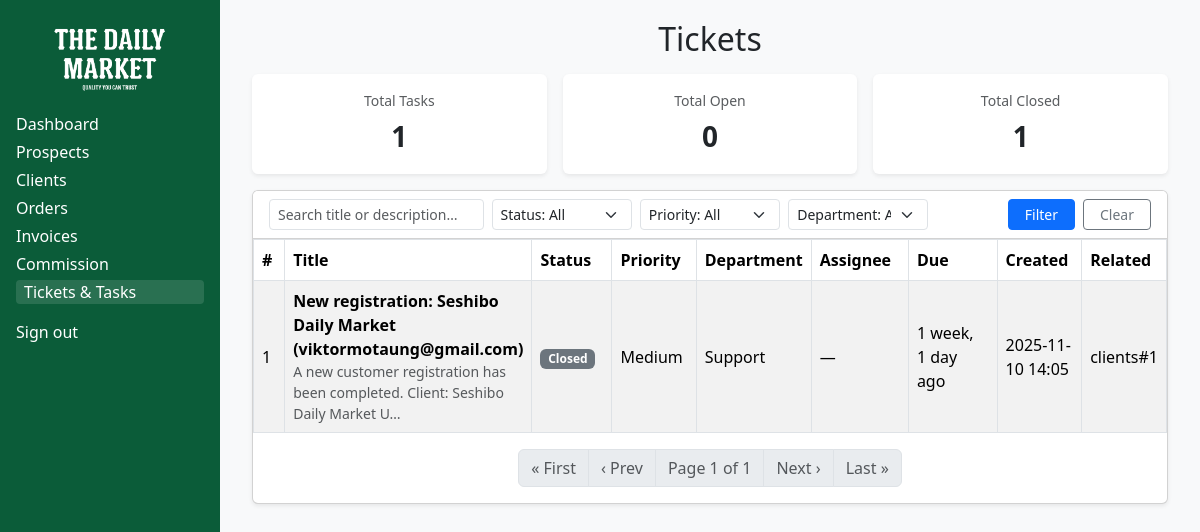
/portal/staff/sales/tickets/ (signed in), run on the app's committed database.
### tasks/models.py (models this page shows, shortened)
class Task(models.Model):
    class Status(models.TextChoices):
        PENDING = "PENDING", "Pending"
        OPEN = "OPEN", "Open"
        CLOSED = "Closed", "Closed"
    class Priority(models.TextChoices):
        LOW = "LOW", "Low"
        MEDIUM = "MEDIUM", "Medium"
        HIGH = "HIGH", "High"
        URGENT = "URGENT", "Urgent"
    class Department(models.TextChoices):
        SUPPORT = "SUPPORT", "Support"
        ACCOUNTS = "ACCOUNTS", "Accounts"
        SALES = "SALES", "Sales"
        COMPLIANCE = "COMPLIANCE", "Compliance"
        PRODUCT = "PRODUCT", "Product"
        OPERATIONS = "OPERATIONS", "Operations"
    title = models.CharField(max_length=160, db_index=True)
    description = models.TextField(blank=True)
    status = models.CharField(
        max_length=20, choices=Status.choices, default=Status.PENDING, db_index=True
    )
    priority = models.CharField(
        max_length=10, choices=Priority.choices, default=Priority.MEDIUM, db_index=True
    )
    department = models.CharField(
        max_length=20, choices=Department.choices, default=Department.SUPPORT, db_index=True
    )
    created_by = models.ForeignKey(
        User, on_delete=models.SET_NULL, null=True, related_name="tasks_created"
    )
    assigned_to = models.ForeignKey(
        User, on_delete=models.SET_NULL, null=True, blank=True, related_name="tasks_assigned"
    )
    due_at = models.DateTimeField(null=True, blank=True, db_index=True)
    completed_at = models.DateTimeField(null=True, blank=True)
    content_type = models.ForeignKey(
        ContentType, on_delete=models.SET_NULL, null=True, blank=True
    )
    object_id = models.PositiveIntegerField(null=True, blank=True)
    related_object = GenericForeignKey("content_type", "object_id")
    created_at = models.DateTimeField(auto_now_add=True, db_index=True)
    updated_at = models.DateTimeField(auto_now=True)
    class Meta:
        ordering = ["-created_at"]
        indexes = [
            models.Index(fields=["status", "priority"]),
            models.Index(fields=["department"]),
            models.Index(fields=["due_at"]),
            models.Index(fields=["assigned_to", "status"]),
        ]
    @property
    def is_overdue(self) -> bool:
        return bool(
            self.due_at
            and self.status in (self.Status.PENDING, self.Status.OPEN)
            and self.due_at < timezone.now()
        )

### sales/views.py (the view)
# urls.py: path("tickets/", views.tickets, name="sales-tickets"),
@login_required
def tickets(request):
    qs = Task.objects.select_related("assigned_to", "content_type")
    q = (request.GET.get("q") or "").strip()
    status = (request.GET.get("status") or "").strip()
    priority = (request.GET.get("priority") or "").strip()
    department = (request.GET.get("department") or "").strip()
    mine = request.GET.get("mine") == "1"
    period = (request.GET.get("period") or "").strip()
    due_from = (request.GET.get("due_from") or "").strip()
    due_to = (request.GET.get("due_to") or "").strip()
    if q:
        qs = qs.filter(Q(title__icontains=q) | Q(description__icontains=q))
    if status:
        qs = qs.filter(status=status)
    if priority:
        qs = qs.filter(priority=priority)
    if department:
        qs = qs.filter(department=department)
    if mine:
        qs = qs.filter(assigned_to=request.user)
    if period.isdigit() and int(period) in (7, 14, 30, 60):
        qs = qs.filter(created_at__gte=timezone.now() - timedelta(days=int(period)))
    if due_from:
        start_from, _ = _parse_date_local(due_from)
        if start_from:
            qs = qs.filter(due_at__gte=start_from)
    if due_to:
        _, end_to = _parse_date_local(due_to)
        if end_to:
            qs = qs.filter(due_at__lte=end_to)
    allowed_order = {
        "created_at", "-created_at",
        "due_at", "-due_at",
        "priority", "-priority",
        "status", "-status",
        "department", "-department",
        "title", "-title",
    }
    order = request.GET.get("order") or "-created_at"
    if order not in allowed_order:
        order = "-created_at"
    qs = qs.order_by(order)
    now = timezone.now()
    base = Task.objects.all()
    stats = {
        "total": base.count(),
        "mine": base.filter(assigned_to=request.user).count(),
        "open": base.filter(status__in=[Task.Status.PENDING, Task.Status.OPEN]).count(),
        "closed": base.filter(status=Task.Status.CLOSED).count(),
        "overdue": base.filter(
            due_at__lt=now,
            status__in=[Task.Status.PENDING, Task.Status.OPEN],
        ).count(),
        "by_status": dict(base.values_list("status").annotate(c=Count("id"))),
        "by_department": dict(base.values_list("department").annotate(c=Count("id"))),
    }
    per_page_qs = request.GET.get("per_page")
    try:
        per_page = max(1, min(int(per_page_qs or 25), 200))
    except Exception:
        per_page = 25
    paginator = Paginator(qs, per_page)
    page_number = request.GET.get("page") or 1
    page_obj = paginator.get_page(page_number)
    success_message = request.GET.get("ok") or ""
    error_message = request.GET.get("err") or ""
    ctx = {
        "page_obj": page_obj,
        "object_list": page_obj.object_list,
        "stats": stats,
        "filters": {
            "q": q,
            "status": status,
            "priority": priority,
            "department": department,
            "mine": mine,
            "period": period,
            "due_from": due_from,
            "due_to": due_to,
            "order": order,
            "per_page": per_page,
        },
        "choices": {
            "status": Task.Status.choices,
            "priority": Task.Priority.choices,
            "department": Task.Department.choices,
        },
        "ui": {
            "period_options": [7, 14, 30, 60],
            "order_options": [
                "created_at", "-created_at",
                "due_at", "-due_at",
                "priority", "-priority",
                "status", "-status",
                "department", "-department",
                "title", "-title",
            ],
            "per_page_options": [10, 25, 50, 100, 200],
        },
        "success_message": success_message,
        "error_message": error_message,
    }
    return render(request, "tickets/tickets.html", ctx)

### sales/templates/tickets/tickets.html (shortened to what this page needs)
{% load static humanize %}
<!DOCTYPE html>
<html lang="en">
<head>
  <link href="https://cdn.jsdelivr.net/npm/bootstrap@5.3.3/dist/css/bootstrap.min.css" rel="stylesheet">
</head>
<body>
  <aside class="sidebar-desktop d-none d-lg-block sidebar-skin">
    <div class="text-center mb-3">
      <img src="{% static 'images/logo.png' %}" alt="Seshibo" class="logo-img">
    </div>
    <a href="{% url 'sales:sales-dashboard' %}" class="nav-link {% if request.resolver_match.url_name == 'sales-dashboard' %}active{% endif %}">Dashboard</a>
    <a href="{% url 'sales:sales-prospects' %}" class="nav-link {% if request.resolver_match.url_name == 'sales-prospects' %}active{% endif %}">Prospects</a>
    <a href="{% url 'sales:sales-clients' %}" class="nav-link {% if request.resolver_match.url_name == 'sales-clients' %}active{% endif %}">Clients</a>
    <a href="{% url 'sales:sales-orders' %}" class="nav-link {% if request.resolver_match.url_name == 'sales-orders' %}active{% endif %}">Orders</a>
    <a href="{% url 'sales:sales-invoices' %}" class="nav-link {% if request.resolver_match.url_name == 'sales-invoices' %}active{% endif %}">Invoices</a>
    <a href="{% url 'sales:sales-commission' %}" class="nav-link {% if request.resolver_match.url_name == 'sales-commission' %}active{% endif %}">Commission</a>
    <a href="{% url 'sales:sales-tickets' %}" class="nav-link {% if request.resolver_match.url_name == 'sales-tickets' %}active{% endif %}">Tickets & Tasks</a>
    <div class="mt-3">
      <form action="{% url 'logout' %}" method="post" class="m-0 p-0">
        <button type="submit" class="nav-link w-100 text-start btn btn-link p-0 text-white">Sign out</button>
      </form>
    </div>
  </aside>
  <main class="content">
    <div class="container-fluid">
      <div class="page-header text-center mb-3">
        <h2 class="mb-0">Tickets</h2>
      </div>
      <div class="metrics-wrap my-3">
        <div class="row g-3 justify-content-center">
          <div class="col-12 col-sm-6 col-lg-4">
            <div class="card border-0 shadow-sm text-center h-100">
              <div class="card-body">
                <div class="small text-muted">Total Tasks</div>
                <div class="fs-3 fw-bold mt-1">{{ stats.total|default:0 }}</div>
              </div>
            </div>
          </div>
          <div class="col-12 col-sm-6 col-lg-4">
            <div class="card border-0 shadow-sm text-center h-100">
              <div class="card-body">
                <div class="small text-muted">Total Open</div>
                <div class="fs-3 fw-bold mt-1">{{ stats.open|default:0 }}</div>
              </div>
            </div>
          </div>
          <div class="col-12 col-sm-6 col-lg-4">
            <div class="card border-0 shadow-sm text-center h-100">
              <div class="card-body">
                <div class="small text-muted">Total Closed</div>
                <div class="fs-3 fw-bold mt-1">{{ stats.closed|default:0 }}</div>
              </div>
            </div>
          </div>
        </div>
      </div>
      <div class="card shadow-sm">
        <div class="card-header bg-white py-2">
          <form method="get" class="row g-2 align-items-end">
            <div class="col-lg-3 col-md-6">
              <input type="text" name="q" class="form-control form-control-sm"
                     placeholder="Search title or description…" value="{{ filters.q|default:'' }}">
            </div>
            <div class="col-lg-2 col-md-6">
              <select name="status" class="form-select form-select-sm">
                <option value="">Status: All</option>
              </select>
            </div>
            <div class="col-lg-2 col-md-6">
              <select name="priority" class="form-select form-select-sm">
                <option value="">Priority: All</option>
              </select>
            </div>
            <div class="col-lg-2 col-md-6">
              <select name="department" class="form-select form-select-sm">
                <option value="">Department: All</option>
              </select>
            </div>
            <div class="col-lg-3 col-md-6 d-flex gap-2 justify-content-end">
              <button type="submit" class="btn btn-sm btn-primary px-3">Filter</button>
              <a href="{% url 'sales:sales-tickets' %}" class="btn btn-sm btn-outline-secondary px-3">Clear</a>
            </div>
          </form>
        </div>
        <div class="card-body p-0">
          <div class="table-responsive">
            <table class="table table-striped table-bordered mb-0 align-middle">
              <thead>
                <tr>
                  <th style="width:4%;">#</th>
                  <th style="width:22%;">Title</th>
                  <th style="width:10%;">Status</th>
                  <th style="width:10%;">Priority</th>
                  <th style="width:12%;">Department</th>
                  <th style="width:12%;">Assignee</th>
                  <th style="width:12%;">Due</th>
                  <th style="width:10%;">Created</th>
                  <th style="width:8%;">Related</th>
                </tr>
              </thead>
              <tbody>
                {% if object_list %}
                  {% for t in object_list %}
                    <tr class="clickable-row {% if t.is_overdue %}table-danger{% endif %}" role="button"
                        onclick="window.location.href='{% url 'sales:view-ticket' t.pk %}'">
                      <td>{{ forloop.counter }}</td>
                      <td>
                        <div class="fw-semibold">{{ t.title }}</div>
                        {% if t.description %}<div class="text-muted small">{{ t.description|truncatechars:80 }}</div>{% endif %}
                      </td>
                      <td>
                        <span class="badge
                          {% if t.status == 'OPEN' %}bg-primary
                          {% elif t.status == 'PENDING' %}bg-warning text-dark
                          {% elif t.status == 'CLOSED' %}bg-success
                          {% else %}bg-secondary{% endif %}">
                          {{ t.get_status_display }}
                        </span>
                      </td>
                      <td>{{ t.get_priority_display }}</td>
                      <td>{{ t.get_department_display }}</td>
                      <td>{{ t.assigned_to|default:"—" }}</td>
                      <td>{% if t.due_at %}{{ t.due_at|naturaltime }}{% else %}—{% endif %}</td>
                      <td>{{ t.created_at|date:"Y-m-d H:i" }}</td>
                      <td>{% if t.related_object %}{{ t.content_type.app_label }}#{{ t.object_id }}{% else %}—{% endif %}</td>
                    </tr>
                  {% endfor %}
                {% else %}
                  <tr><td colspan="9" class="text-center text-muted py-3">No tickets found.</td></tr>
                {% endif %}
              </tbody>
            </table>
          </div>
          {% if page_obj %}
            <nav class="mt-3 d-flex justify-content-center">
              <ul class="pagination">
                {% if page_obj.has_previous %}
                  <li class="page-item"><a class="page-link" href="?page=1">« First</a></li>
                  <li class="page-item"><a class="page-link" href="?page={{ page_obj.previous_page_number }}">‹ Prev</a></li>
                {% else %}
                  <li class="page-item disabled"><span class="page-link">« First</span></li>
                  <li class="page-item disabled"><span class="page-link">‹ Prev</span></li>
                {% endif %}
                <li class="page-item disabled"><span class="page-link">Page {{ page_obj.number }} of {{ page_obj.paginator.num_pages }}</span></li>
                {% if page_obj.has_next %}
                  <li class="page-item"><a class="page-link" href="?page={{ page_obj.next_page_number }}">Next ›</a></li>
                  <li class="page-item"><a class="page-link" href="?page={{ page_obj.paginator.num_pages }}">Last »</a></li>
                {% else %}
                  <li class="page-item disabled"><span class="page-link">Next ›</span></li>
                  <li class="page-item disabled"><span class="page-link">Last »</span></li>
                {% endif %}
              </ul>
            </nav>
          {% endif %}
        </div>
      </div>
    </div>
  </main>
</body>
</html>

### sales/templates/tickets/tickets.html (style rules this page uses)
@media (min-width: 992px) { body { display: flex; min-height: 100vh; } }
@media (min-width: 992px) { .sidebar-desktop { width: 220px; min-height: 100vh; flex-shrink: 0; } }
@media (min-width: 992px) { .content { flex: 1; } }
.sidebar-skin { background-color: #0b5c39; color: #fff; padding: 1rem; }
.sidebar-skin .nav-link { color: #fff; margin: .25rem 0; display: block; text-decoration: none; }
.sidebar-skin .nav-link.active, .sidebar-skin .nav-link:hover { background: rgba(255,255,255,0.12); border-radius: 4px; padding-left: 8px; }
.logo-img { max-height: 80px; width: auto; }
.content { background: #f8f9fa; padding: 20px; min-height: 100vh; }
.table tbody tr[role="button"], .clickable-row { cursor: pointer; }
.card-body .table { margin-bottom: 0; }
.metrics-wrap .card { min-height: 100px; }

### data on the page
Task: title "New registration: Seshibo Daily Market (viktormotaung@gmail.com)", description "A new customer registration has been completed. Client: Seshibo Daily Market U…", status "Closed", priority "Medium", department "Support", assigned_to "—", due_at "1 week, 1 day ago", created_at "2025-11-10 14:05", content_type.app_label "clients", object_id "1"

### other printed values
{{ stats.total|default:0 }} "1"
{{ stats.open|default:0 }} "0"
{{ stats.closed|default:0 }} "1"
{{ page_obj.number }} "1"
{{ page_obj.paginator.num_pages }} "1"
